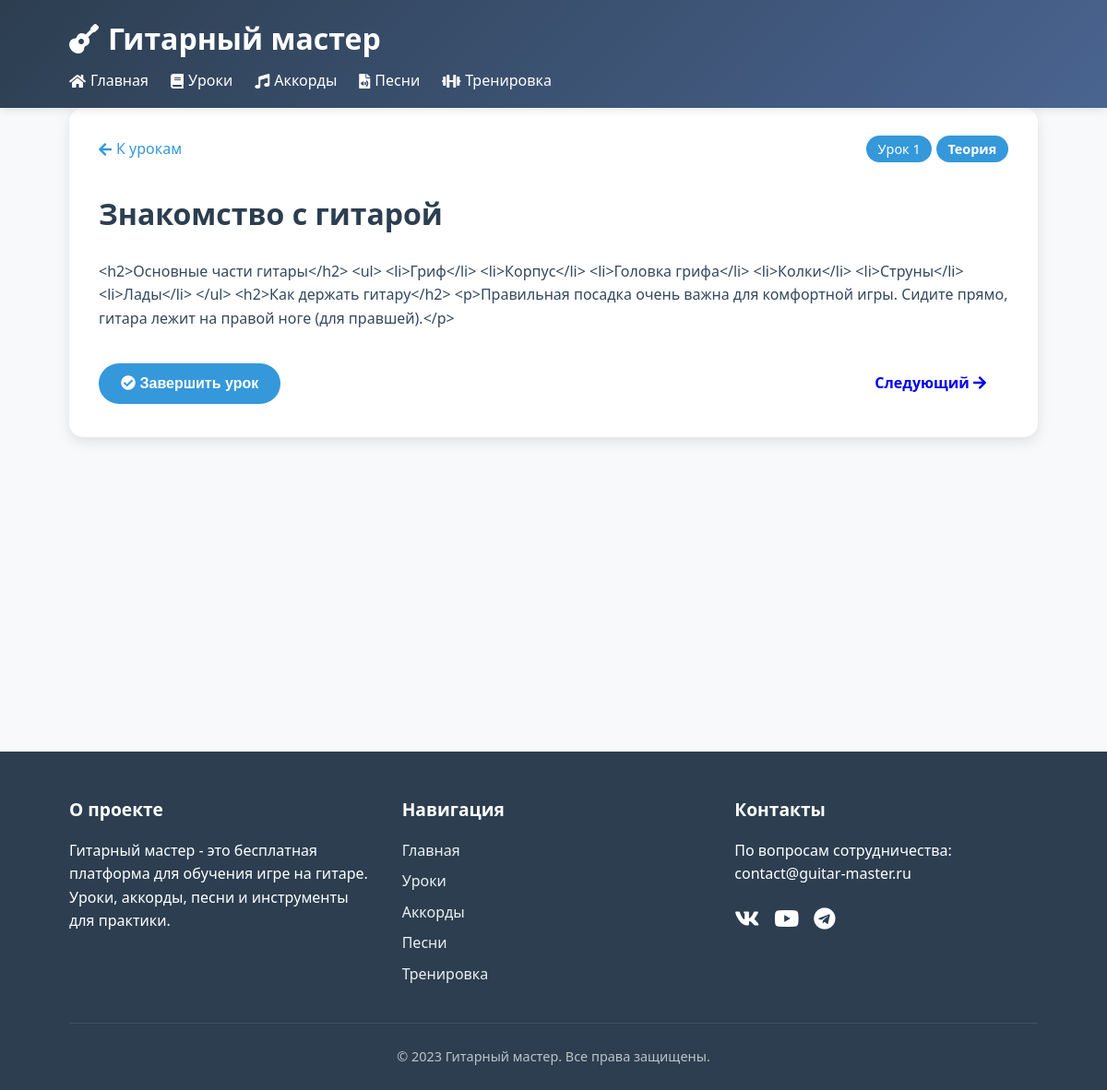
/lesson/1, run on the app's committed database.
### tables this page shows
CREATE TABLE lessons (
                id INTEGER PRIMARY KEY,
                title TEXT NOT NULL,
                content TEXT,
                lesson_type TEXT,
                order_index INTEGER
            );

### app.py (the view)
@app.route('/lesson/<int:lesson_id>')
def lesson_detail(lesson_id):
    lesson = get_lesson(lesson_id)
    if lesson:
        user_id = session.get('user_id', 'default_user')
        completed_lessons = get_user_progress(user_id)
        return render_template('lesson_detail.html',
                              lesson=lesson,
                              user_id=user_id,
                              completed_lessons=completed_lessons)
    return render_template('404.html'), 404

### app.py (called while the page is built)
@app.template_filter('markdown')
def markdown_filter(text):
    return markdown.markdown(text)

### database.py (called while the page is built)
def create_connection():
    try:
        conn = sqlite3.connect('guitar_tutor.db', check_same_thread=False)
        return conn
    except sqlite3.Error as e:
        print(f"Ошибка подключения к базе данных: {e}")
        return None

def get_lesson(lesson_id):
    try:
        conn = create_connection()
        cursor = conn.cursor()
        cursor.execute("SELECT * FROM lessons WHERE id = ?", (lesson_id,))
        row = cursor.fetchone()
        if row:
            return {
                'id': row[0],
                'title': row[1],
                'content': row[2],
                'lesson_type': row[3],
                'order_index': row[4]
            }
        return None
    except sqlite3.Error as e:
        print(f"Ошибка при получении урока {lesson_id}: {e}")
        return None
    finally:
        if conn:
            conn.close()

def get_user_progress(user_id):
    try:
        conn = create_connection()
        cursor = conn.cursor()
        cursor.execute("SELECT lesson_id FROM user_progress WHERE user_id = ? AND completed = 1", (user_id,))
        completed_lessons = [row[0] for row in cursor.fetchall()]
        return completed_lessons
    except sqlite3.Error as e:
        print(f"Ошибка при получении прогресса: {e}")
        return []
    finally:
        if conn:
            conn.close()

### templates/lesson_detail.html (shortened to what this page needs)
{% extends "base.html" %}
{% block content %}
<section class="lesson-detail">
    <div class="lesson-header">
        <a href="{{ url_for('lessons_page') }}" class="btn-back"><i class="fas fa-arrow-left"></i> К урокам</a>
        <div class="lesson-meta">
            <span class="lesson-number">Урок {{ lesson['order_index'] }}</span>
            <span class="lesson-type {{ lesson['lesson_type'] }}">
                {{ 'Теория' if lesson['lesson_type'] == 'theory' else 'Практика' }}
            </span>
        </div>
    </div>
    <h2>{{ lesson['title'] }}</h2>
    <div class="lesson-content">
        {{ lesson['content']|markdown }}
    </div>
    <div class="lesson-actions">
        {% if lesson['id']|string in completed_lessons %}
        <button class="btn btn-success" disabled><i class="fas fa-check"></i> Урок завершен</button>
        {% else %}
        <button class="btn btn-primary" id="complete-lesson" data-lesson-id="{{ lesson['id'] }}">
            <i class="fas fa-check-circle"></i> Завершить урок
        </button>
        {% endif %}
        <div class="navigation-buttons">
            {% if lesson['order_index'] < 15 %}
            <a href="{{ url_for('lesson_detail', lesson_id=lesson['id']+1) }}" class="btn">
                Следующий <i class="fas fa-arrow-right"></i>
            </a>
            {% endif %}
        </div>
    </div>
</section>
{% endblock %}

### static/style.css (style rules this page uses)
:root { --primary: #3498db; --secondary: #2ecc71; --danger: #e74c3c; --warning: #f39c12; --dark: #2c3e50; --light: #ecf0f1; --gray: #95a5a6; --text: #34495e; --bg-light: #f8f9fa; --border: #ddd; --shadow: rgba(0,0,0,0.1); }
* { margin: 0; padding: 0; box-sizing: border-box; }
body { font-family: 'Segoe UI', Tahoma, Geneva, Verdana, sans-serif; line-height: 1.6; color: var(--text); background-color: var(--bg-light); }
h2 { font-size: 2rem; margin-bottom: 1.5rem; color: var(--dark); }
.btn { display: inline-block; padding: 0.8rem 1.5rem; border-radius: 50px; text-decoration: none; font-weight: bold; transition: all 0.3s; cursor: pointer; border: none; font-size: 1rem; }
.btn-primary { background: var(--primary); color: white; }
.lesson-header { display: flex; justify-content: space-between; margin-bottom: 1rem; }
.lesson-number { background: var(--primary); color: white; padding: 0.3rem 0.8rem; border-radius: 20px; font-size: 0.9rem; }
.lesson-type { padding: 0.3rem 0.8rem; border-radius: 20px; font-size: 0.9rem; font-weight: bold; }
.lesson-type.theory { background: #3498db; color: white; }
.lesson-detail { background: white; padding: 2rem; border-radius: 15px; box-shadow: 0 5px 15px var(--shadow); }
.lesson-header { display: flex; justify-content: space-between; margin-bottom: 2rem; }
.btn-back { color: var(--primary); text-decoration: none; display: flex; align-items: center; gap: 5px; }
.lesson-actions { display: flex; justify-content: space-between; margin-top: 2rem; align-items: center; }
.navigation-buttons { display: flex; gap: 1rem; }

### data on the page
lessons: order_index "1", lesson_type "Теория", title "Знакомство с гитарой", content "<h2>Основные части гитары</h2> <ul> <li>Гриф</li> <li>Корпус</li> <li>Головка грифа</li> <li>Колки</li> <li>Струны</li> <li>Лады</li> </ul> <h2>Как держать гитару</h2> <p>Правильная посадка очень важна для комфортной игры. Сидите прямо, гитара лежит на правой ноге (для правшей).</p>"
